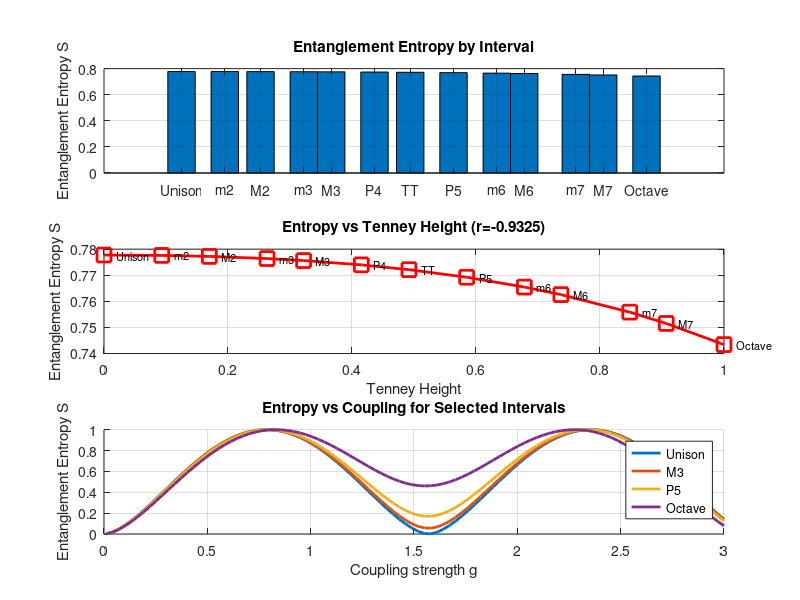

Write MATLAB code to recreate this figure.
% entanglement.m — Entanglement = Consonance (Octave/MATLAB)
%
% Physics Analogy:
%   Two coupled quantum oscillators (musical modes). Coupling g mixes
%   |01> and |10> states. In the 2-level subspace, exact Rabi oscillation:
%     Omega_R = sqrt(delta^2 + 4g^2), delta = w2 - w1
%   Von Neumann entropy of reduced state quantifies entanglement.
%   Correlated with Tenney height of interval ratio.
%
% Usage: octave --no-gui entanglement.m

fprintf('=== Entanglement = Consonance ===\n\n');

names = {'Unison','m2','M2','m3','M3','P4','TT','P5','m6','M6','m7','M7','Octave'};
ratios = [1/1, 16/15, 9/8, 6/5, 5/4, 4/3, 45/32, 3/2, 8/5, 5/3, 9/5, 15/8, 2/1];

w1 = 1.0;
g = 0.5;
t = 1.0;

entropies = zeros(size(ratios));
tenney = zeros(size(ratios));
cents_arr = zeros(size(ratios));
eigenvalues_all = zeros(length(ratios), 2);

for k = 1:length(ratios)
    w2 = ratios(k);
    
    % Detuning and Rabi frequency
    delta_val = w2 - w1;
    Omega_R = sqrt(delta_val^2 + 4*g^2);
    
    % Exact 2-level solution in {|01>, |10>} subspace
    % |psi(t)> = [cos(Ot/2) + i*(delta/Omega)*sin(Ot/2)] |10>
    %           + [-i*(2g/Omega)*sin(Ot/2)] |01>
    c10_re = cos(Omega_R * t / 2);
    c10_im = (delta_val / Omega_R) * sin(Omega_R * t / 2);
    c01_re = 0;
    c01_im = -(2*g / Omega_R) * sin(Omega_R * t / 2);
    
    % Probabilities
    p10 = c10_re^2 + c10_im^2;
    p01 = c01_re^2 + c01_im^2;
    
    % Von Neumann entropy
    S = 0;
    if p01 > 1e-12, S = S - p01 * log2(p01); end
    if p10 > 1e-12, S = S - p10 * log2(p10); end
    
    entropies(k) = S;
    tenney(k) = log2(max(w2, 1/w2));
    cents_arr(k) = 1200 * log2(w2);
    eigenvalues_all(k, :) = [p01, p10];
    
    fprintf('%-8s ratio=%.6f  cents=%7.2f  S=%.6f  eigen=[%.6f, %.6f]\n', ...
            names{k}, w2, cents_arr(k), S, p01, p10);
end

% Compute correlation
corr_coeff = corr(tenney', entropies');
fprintf('\nCorrelation(Tenney height, Entropy) = %.6f\n', corr_coeff);

% Plots
figure('Position', [100 100 900 800]);

subplot(3,1,1);
bar(cents_arr, entropies, 1);
set(gca, 'XTick', cents_arr, 'XTickLabel', names);
ylabel('Entanglement Entropy S');
title('Entanglement Entropy by Interval');
grid on;

subplot(3,1,2);
plot(tenney, entropies, 'rs-', 'LineWidth', 2, 'MarkerSize', 10);
xlabel('Tenney Height');
ylabel('Entanglement Entropy S');
title(sprintf('Entropy vs Tenney Height (r=%.4f)', corr_coeff));
grid on;
for k = 1:length(ratios)
    text(tenney(k)+0.02, entropies(k), names{k}, 'FontSize', 8);
end

subplot(3,1,3);
% Scan coupling strength for a few intervals
g_range = linspace(0.01, 3.0, 100);
test_idx = [1, 5, 8, 13]; % Unison, M3, P5, Octave
hold on;
for idx = test_idx
    w2 = ratios(idx);
    delta_val = w2 - w1;
    S_g = zeros(size(g_range));
    for gi = 1:length(g_range)
        gg = g_range(gi);
        Omega_R = sqrt(delta_val^2 + 4*gg^2);
        c10_im_val = (delta_val / Omega_R) * sin(Omega_R * t / 2);
        c01_im_val = -(2*gg / Omega_R) * sin(Omega_R * t / 2);
        p10_val = cos(Omega_R * t / 2)^2 + c10_im_val^2;
        p01_val = c01_im_val^2;
        S_val = 0;
        if p01_val > 1e-12, S_val = S_val - p01_val * log2(p01_val); end
        if p10_val > 1e-12, S_val = S_val - p10_val * log2(p10_val); end
        S_g(gi) = S_val;
    end
    plot(g_range, S_g, 'LineWidth', 2, 'DisplayName', names{idx});
end
hold off;
xlabel('Coupling strength g');
ylabel('Entanglement Entropy S');
title('Entropy vs Coupling for Selected Intervals');
legend('show');
grid on;

saveas(gcf, 'entanglement_octave.png');
fprintf('\nPlot saved to entanglement_octave.png\n');
